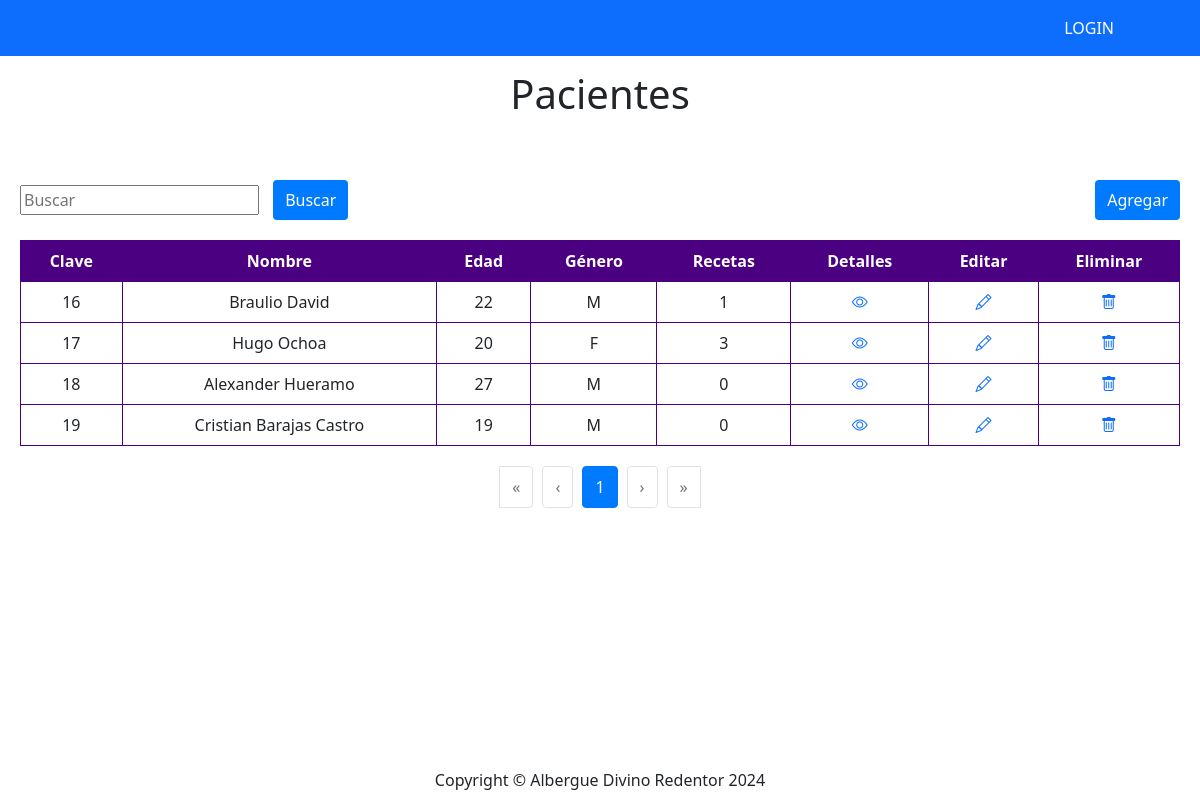
The app's page /pacientes/ with its own data.
### paciente/models.py (models this page shows, shortened)
class Paciente(models.Model):
    id = models.AutoField(primary_key=True)
    nombrePaciente = models.TextField(verbose_name="Nombre")
    apellidoPaciente = models.TextField(verbose_name="Apellido", null=True, blank=True)
    edad = models.IntegerField(verbose_name="Edad")
    genero = models.IntegerField(
        null=False,
        blank=False,
        verbose_name="Genero",
        choices = genero_opcion,
        default=1)
    fotoPaciente = models.FileField(upload_to="fotoPaciente", blank=True, null=True, verbose_name="Fotografia")
    created = models.DateTimeField(auto_now_add=True)
    updated = models.DateTimeField(auto_now_add=True)
    class Meta:
        verbose_name = "Paciente"
        verbose_name_plural = "Pacientes"
        ordering = ["id"]

### paciente/views.py (the view)
# urls.py: path('pacientes/', paciente_views.pacientes, name = "Pacientes"),
def pacientes(request):
    query = request.GET.get('busqueda','')
    lista_pacientes =  Paciente.objects.annotate(num_recetas=Count('receta')).only("id","nombrePaciente","apellidoPaciente","edad","genero")
    if query:
        pacientes = pacientes.filter(
            Q(nombrePaciente__icontains=query) |
            Q(apellidoPaciente__icontains=query)
        )
    paginacion = Paginator(lista_pacientes,8)
    pagina = request.GET.get('page')
    try:
        pacientes = paginacion.page(pagina)
    except PageNotAnInteger:
        pacientes = paginacion.page(1)
    except EmptyPage:
        pacientes = paginacion.page(paginacion.num_pages)
    return render(request, "paciente/viewPaciente.html",{'pacientes':pacientes, 'query':query})

### paciente/templates/paciente/viewPaciente.html (shortened to what this page needs)
{% extends "home/base.html" %}
{% block contenido %}
<div class="text-center" style= "padding:10px">
    <h1>Pacientes </h1>
</div>
<container class="container-table">
    <div class="container-button">
        <div class="box">
            <form method="GET" action="{% url 'Pacientes' %}">
                <input type="search" name="busqueda" value="{{query}}" placeholder="Buscar">
                <button  type="submit" class="button-search">Buscar</button>
            </form>
        </div>
        <button class="button-add" onclick="location.href='{% url 'RegistrarPac' %}'">Agregar</button>
    </div>
    <div class= "container-table">
<table class="table table-bordered border-purple text-center align-middle">
    <thead class= "table-purple">
        <tr class="text-white">
            <th>Clave</th>
            <th>Nombre</th>
            <th>Edad</th>
            <th>Género</th>
            <th>Recetas</th>
            <th>Detalles</th>
            <th>Editar</th>
            <th>Eliminar</th>
        </tr>
    </thead>
    <tboody>
        {% for paciente in pacientes  %}
        <tr>
            <td>{{paciente.id}}</td>
            <td>{{paciente.nombrePaciente}} {{paciente.apellidoPaciente}}</td>
            <td>{{paciente.edad}}</td>
            <td>{{paciente.get_genero_display}}</td>
            <td>{{paciente.num_recetas}}</td>
            <td><a href="{% url 'infoPaciente' paciente.id%}"><i class = "bi bi-eye"></a></i></td>
            <td><a href="{% url 'Editar' paciente.id%}"><i class="bi bi-pencil"></i></td>
            <td><a href="{% url 'Eliminar' paciente.id %}"><i class="bi bi-trash"></i></td>
        </tr>
        {% endfor %}
    </tboody>
</table>
</div>
<div class="pagination-container">
    <ul class="pagination-list">
        {% if pacientes.has_previous %}
            <li class="page-item">
                <a class="page-link" href="?page=1{% if query %}&q={{ query }}{% endif %}">&laquo;</a>
            </li>
            <li class="page-item">
                <a class="page-link" href="?page={{ pacientes.previous_page_number }}{% if query %}&q={{ query }}{% endif %}">&lsaquo;</a>
            </li>
        {% else %}
            <li class="page-item disabled">
                <span class="page-link">&laquo;</span>
            </li>
            <li class="page-item disabled">
                <span class="page-link">&lsaquo;</span>
            </li>
        {% endif %}
        {% for num in pacientes.paginator.page_range %}
            {% if pacientes.number == num %}
                <li class="page-item active">
                    <span class="page-link">{{ num }}</span>
                </li>
            {% elif num > pacientes.number|add:-3 and num < pacientes.number|add:3 %}
                <li class="page-item">
                    <a class="page-link" href="?page={{ num }}{% if query %}&q={{ query }}{% endif %}">{{ num }}</a>
                </li>
            {% endif %}
        {% endfor %}
        {% if pacientes.has_next %}
            <li class="page-item">
                <a class="page-link" href="?page={{ pacientes.next_page_number }}{% if query %}&q={{ query }}{% endif %}">&rsaquo;</a>
            </li>
        {% else %}
            <li class="page-item disabled">
                <span class="page-link">&rsaquo;</span>
            </li>
            <li class="page-item disabled">
                <span class="page-link">&raquo;</span>
            </li>
        {% endif %}
    </ul>
</div>
</container>
{% endblock  %}

### records on screen
Paciente: id "16", nombrePaciente "Braulio", apellidoPaciente "David", edad "22", genero "M", num_recetas "1"
Paciente: id "17", nombrePaciente "Hugo", apellidoPaciente "Ochoa", edad "20", genero "F", num_recetas "3"
Paciente: id "18", nombrePaciente "Alexander", apellidoPaciente "Hueramo", edad "27", genero "M", num_recetas "0"
Paciente: id "19", nombrePaciente "Cristian", apellidoPaciente "Barajas Castro", edad "19", genero "M", num_recetas "0"

### other values on screen
{{ num }} "1"
